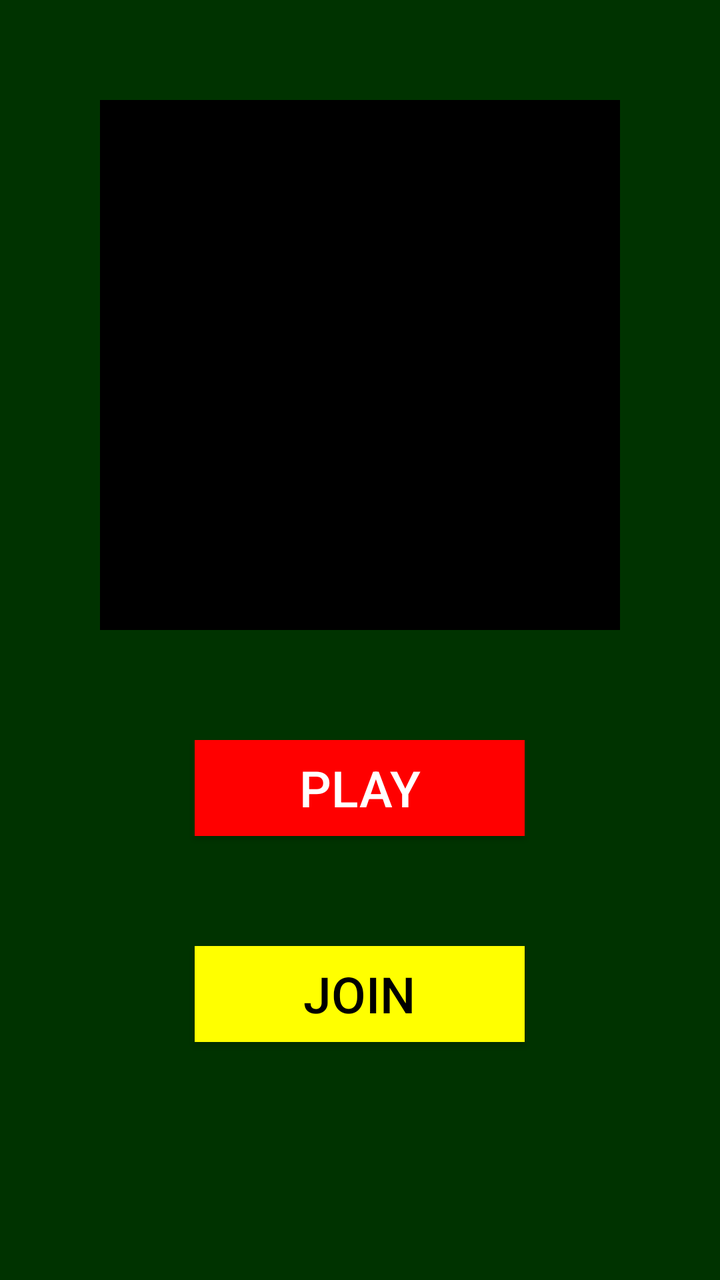
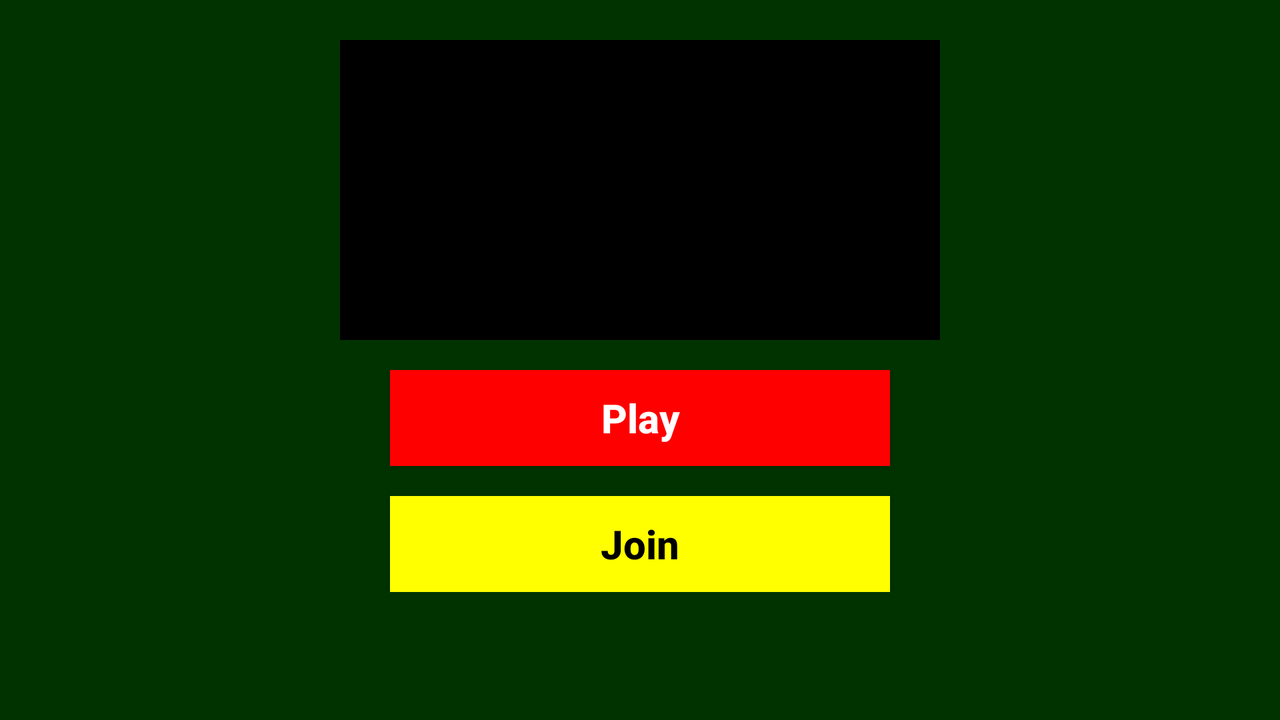

Compare how this app lays out the same screen by default and in its alternative resource folder. The renders come first, then the two layout files and the values they reference.
<!-- AndroidManifest.xml: activity theme WelcomeTheme -->
<!-- res/layout/activity_welcome.xml -->
<?xml version="1.0" encoding="utf-8"?>
<LinearLayout xmlns:android="http://schemas.android.com/apk/res/android"
    xmlns:app="http://schemas.android.com/apk/res-auto"
    xmlns:tools="http://schemas.android.com/tools"
    android:layout_width="match_parent"
    android:background="@color/background_app"
    android:layout_height="match_parent"
    tools:context="com.its.its.view.WelcomeActivity">

    <LinearLayout
        android:layout_width="match_parent"
        android:layout_height="@dimen/linearLayout_height_welcome_screen_portrait"
        android:layout_margin="@dimen/linearLayout_margin_welcome_screen_portrait"
        android:orientation="vertical">

        <ImageView
            android:id="@+id/imageView"
            android:layout_width="@dimen/image_slider_width_welcome_screen_portrait"
            android:layout_height="@dimen/image_slider_height_welcome_screen_portrait"
            android:layout_gravity="center"
            android:background="@android:color/black"
            tools:layout_editor_absoluteX="100dp"
            tools:layout_editor_absoluteY="126dp" />

        <Button
            android:id="@+id/btnPlay_Portrait"
            android:layout_width="@dimen/button_width_welcome_screen_portrait"
            android:layout_height="wrap_content"
            android:layout_gravity="center"
            android:layout_margin="@dimen/button_margin_top_welcome_screen_portrait"
            android:background="@color/button_play_background_welcome_screen"
            android:text="@string/button_play_welcome_screen"
            android:textColor="@color/button_play_text_welcome_screen"
            android:textSize="@dimen/button_text_size_welcome_screen_portrait"
            tools:layout_editor_absoluteX="175dp"
            tools:layout_editor_absoluteY="550dp" />

        <Button
            android:id="@+id/btnJoin_Portrait"
            android:layout_width="@dimen/button_width_welcome_screen_portrait"
            android:layout_height="wrap_content"
            android:layout_gravity="center"
            android:background="@color/button_join_background_welcome_screen"
            android:text="@string/button_join_welcome_screen"
            android:textColor="@color/button_join_text_welcome_screen"
            android:textSize="@dimen/button_text_size_welcome_screen_portrait"
            tools:layout_editor_absoluteX="175dp"
            tools:layout_editor_absoluteY="668dp" />

    </LinearLayout>
</LinearLayout>
<!-- resources referenced by this layout -->
<resources>
  <color name="background_app">#003300</color>
  <color name="button_join_background_welcome_screen">#FFFF00</color>
  <color name="button_join_text_welcome_screen">#000000</color>
  <color name="button_play_background_welcome_screen">#FF0000</color>
  <color name="button_play_text_welcome_screen">#FFFFFF</color>
  <!-- from res/values-normal/ -->
  <dimen name="button_margin_top_welcome_screen_portrait">55dp</dimen>
  <!-- from res/values-normal/ -->
  <dimen name="button_text_size_welcome_screen_portrait">25dp</dimen>
  <!-- from res/values-normal/ -->
  <dimen name="button_width_welcome_screen_portrait">165dp</dimen>
  <!-- from res/values-normal/ -->
  <dimen name="image_slider_height_welcome_screen_portrait">265dp</dimen>
  <!-- from res/values-normal/ -->
  <dimen name="image_slider_width_welcome_screen_portrait">300dp</dimen>
  <!-- from res/values-normal/ -->
  <dimen name="linearLayout_height_welcome_screen_portrait">500dp</dimen>
  <!-- from res/values-normal/ -->
  <dimen name="linearLayout_margin_welcome_screen_portrait">50dp</dimen>
  <string name="button_join_welcome_screen">Join</string>
  <string name="button_play_welcome_screen">Play</string>
  <style name="WelcomeTheme" parent="Theme.AppCompat.Light.NoActionBar">
  
      </style>
</resources>
<!-- res/layout-land/activity_welcome.xml (the repository's variant of the layout above) -->
<!-- drawn on the phone turned sideways -->
<?xml version="1.0" encoding="utf-8"?>
<LinearLayout xmlns:android="http://schemas.android.com/apk/res/android"
    xmlns:app="http://schemas.android.com/apk/res-auto"
    xmlns:tools="http://schemas.android.com/tools"
    android:layout_width="match_parent"
    android:layout_height="match_parent"
    android:background="@color/background_app"
    android:gravity="center"
    android:orientation="vertical">

    <ScrollView
        android:layout_width="match_parent"
        android:layout_height="match_parent">

        <LinearLayout
            android:layout_width="match_parent"
            android:layout_height="wrap_content"
            android:gravity="center"
            android:orientation="vertical">

            <LinearLayout
                android:layout_width="wrap_content"
                android:layout_height="wrap_content"
                android:layout_marginTop="@dimen/linearlayout_margin_top_welcome_screen_land"
                android:gravity="center_vertical"
                android:orientation="horizontal">

                <ImageView
                    android:id="@+id/imageView2"
                    android:layout_width="@dimen/image_slider_width_welcome_screen_land"
                    android:layout_height="@dimen/image_slider_height_welcome_screen_land"
                    android:layout_weight="0.55"
                    android:background="@android:color/black" />
            </LinearLayout>

            <Button
                android:id="@+id/btnPlay_Welcome_Land"
                android:layout_width="@dimen/button_width_welcome_screen_land"
                android:layout_height="wrap_content"
                android:layout_marginTop="@dimen/button_margin_top_welcome_screen_land"
                android:background="@color/button_play_background_welcome_screen"
                android:text="@string/button_play_welcome_screen"
                android:textAllCaps="false"
                android:textColor="@color/button_play_text_welcome_screen"
                android:textSize="@dimen/button_text_size_welcome_screen_land"
                android:textStyle="bold" />

            <Button
                android:id="@+id/btnJoin_Welcome_Land"
                android:layout_width="@dimen/button_width_welcome_screen_land"
                android:layout_height="wrap_content"
                android:layout_marginTop="@dimen/button_margin_top_welcome_screen_land"
                android:background="@color/button_join_background_welcome_screen"
                android:text="@string/button_join_welcome_screen"
                android:textAllCaps="false"
                android:textColor="@color/button_join_text_welcome_screen"
                android:textSize="@dimen/button_text_size_welcome_screen_land"
                android:textStyle="bold" />
        </LinearLayout>
    </ScrollView>


</LinearLayout>
<!-- resources referenced by the variant -->
<!-- as the phone turned sideways resolves them -->
<resources>
  <color name="background_app">#003300</color>
  <color name="button_join_background_welcome_screen">#FFFF00</color>
  <color name="button_join_text_welcome_screen">#000000</color>
  <color name="button_play_background_welcome_screen">#FF0000</color>
  <color name="button_play_text_welcome_screen">#FFFFFF</color>
  <!-- from res/values-normal/ -->
  <dimen name="button_margin_top_welcome_screen_land">15dp</dimen>
  <!-- from res/values-normal/ -->
  <dimen name="button_text_size_welcome_screen_land">20sp</dimen>
  <!-- from res/values-normal/ -->
  <dimen name="button_width_welcome_screen_land">250dp</dimen>
  <!-- from res/values-normal/ -->
  <dimen name="image_slider_height_welcome_screen_land">150dp</dimen>
  <!-- from res/values-normal/ -->
  <dimen name="image_slider_width_welcome_screen_land">300dp</dimen>
  <!-- from res/values-normal/ -->
  <dimen name="linearlayout_margin_top_welcome_screen_land">20dp</dimen>
  <string name="button_join_welcome_screen">Join</string>
  <string name="button_play_welcome_screen">Play</string>
  <style name="WelcomeTheme" parent="Theme.AppCompat.Light.NoActionBar">
  
      </style>
</resources>
